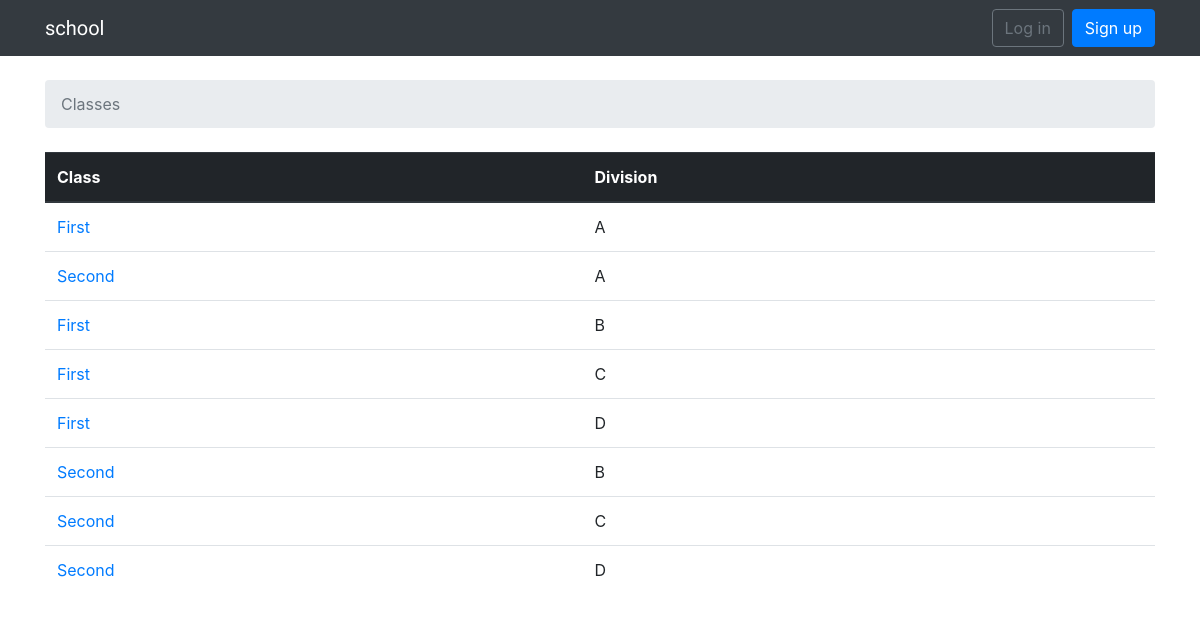
The page / on the database its author committed.
### school/models.py (models this page shows, shortened)
class Classes(models.Model):
    standard = models.CharField(max_length=250)
    division = models.CharField(max_length=25)

### school/views.py (the view)
# urls.py: path('', IndexList.as_view(), name='index'),
class IndexList(ListView):
    model = Classes
    context_object_name = 'classes'

### templates/school/classes_list.html
{% extends 'school/base.html' %}
{% block breadcrumb %}
  <li class="breadcrumb-item active">Classes</li>
{% endblock %}
{% block content %}
  <table class="table">
    <thead class="thead-dark">
      <tr>
        <th>Class</th>
        <th>Division</th>
      </tr>
    </thead>
    <tbody>
        {% for class in classes %}
        <tr>
          <td>
            <a href="{% url 'school:classes' class.id  %}">{{ class.standard }}</a>
          </td>
          <td class="align-middle">{{ class.division }}</td>
        </tr>
      {% endfor %}
    </tbody>
  </table>
{% endblock %}

### rows shown on the page
Classes: standard "First", division "A"
Classes: standard "Second", division "A"
Classes: standard "First", division "B"
Classes: standard "First", division "C"
Classes: standard "First", division "D"
Classes: standard "Second", division "B"
Classes: standard "Second", division "C"
Classes: standard "Second", division "D"
